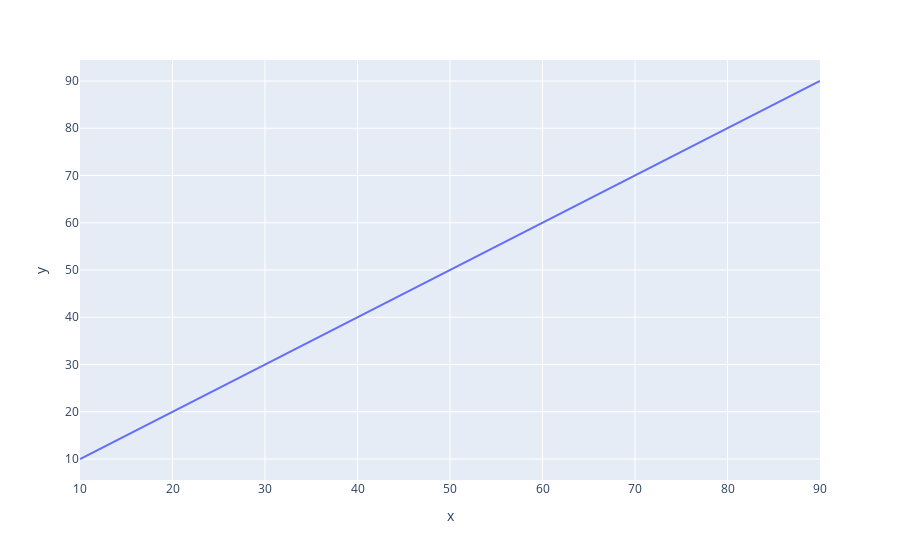

The cell this chart's notebook holds for it:
### Code cell
x= np.arange(10,100,10)
y= np.arange(10,100,10)
fig = px.line(x =x, y=y)
fig.show()

### Figure 1 — Plotly figure (JSON) as saved in the notebook; plotly's stock layout.template omitted (floating-point values rounded to 4 significant figures)
{"data": [{"hovertemplate": "x=%{x}<br>y=%{y}<extra></extra>", "legendgroup": "", "line": {"color": "#636efa", "dash": "solid"}, "marker": {"symbol": "circle"}, "mode": "lines", "name": "", "orientation": "v", "showlegend": false, "type": "scatter", "x": [10, 20, 30, 40, 50, 60, 70, 80, 90], "xaxis": "x", "y": [10, 20, 30, 40, 50, 60, 70, 80, 90], "yaxis": "y"}], "layout": {"autosize": true, "legend": {"tracegroupgap": 0}, "margin": {"t": 60}, "xaxis": {"anchor": "y", "autorange": true, "domain": [0, 1], "range": [10, 90], "title": {"text": "x"}, "type": "linear"}, "yaxis": {"anchor": "x", "autorange": true, "domain": [0, 1], "range": [5.556, 94.44], "title": {"text": "y"}, "type": "linear"}}}
